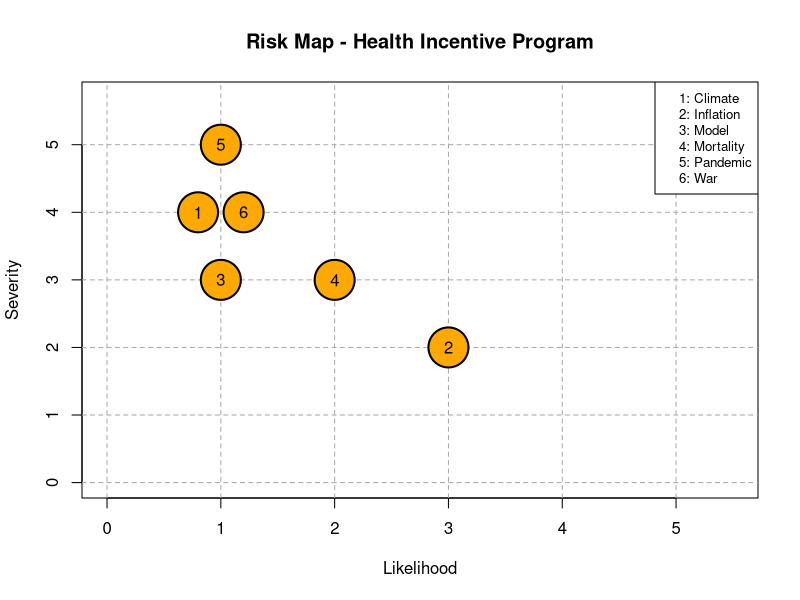

Reproduce this figure in R.
#SOA Case Challenge 2024

# Risk and Risk Management
# Create an empty plot
plot(1, type = 'n', xlim = c(0, 5.5), ylim = c(0, 5.7), main = 'Risk Map - Health Incentive Program', xlab = 'Likelihood', ylab = 'Severity')
for (i in 0:5){
  abline(h = i, lty = 2,  col = "darkgrey")
  abline(v = i, lty = 2,  col = "darkgrey")
}


# Draw a circle
# Climate
symbols(0.8, 4, circles = 1, add = TRUE, inches = 0.2, bg = "#FDA900", lwd=2)
text(0.8, 4, '1', col = "black", cex = 1)
# Inflation
symbols(3, 2, circles = 1, add = TRUE, inches = 0.2, bg = "#FDA900", lwd=2)
text(3, 2, '2', col = "black", cex = 1)
# Model
symbols(1, 3, circles = 1, add = TRUE, inches = 0.2, bg = "#FDA900", lwd=2)
text(1, 3, '3', col = "black", cex = 1)
# Mortality
symbols(2, 3, circles = 1, add = TRUE, inches = 0.2, bg = "#FDA900", lwd=2)
text(2, 3, '4', col = "black", cex = 1)
# Pandemic
symbols(1, 5, circles = 1, add = TRUE, inches = 0.2, bg = "#FDA900", lwd=2)
text(1, 5, '5', col = "black", cex = 1)
# War
symbols(1.2, 4, circles = 1, add = TRUE, inches = 0.2, bg = "#FDA900", lwd=2)
text(1.2, 4, '6', col = "black", cex = 1)

legend('topright',  legend = c('1: Climate', '2: Inflation', '3: Model', '4: Mortality', '5: Pandemic', '6: War'), cex = 0.8)

